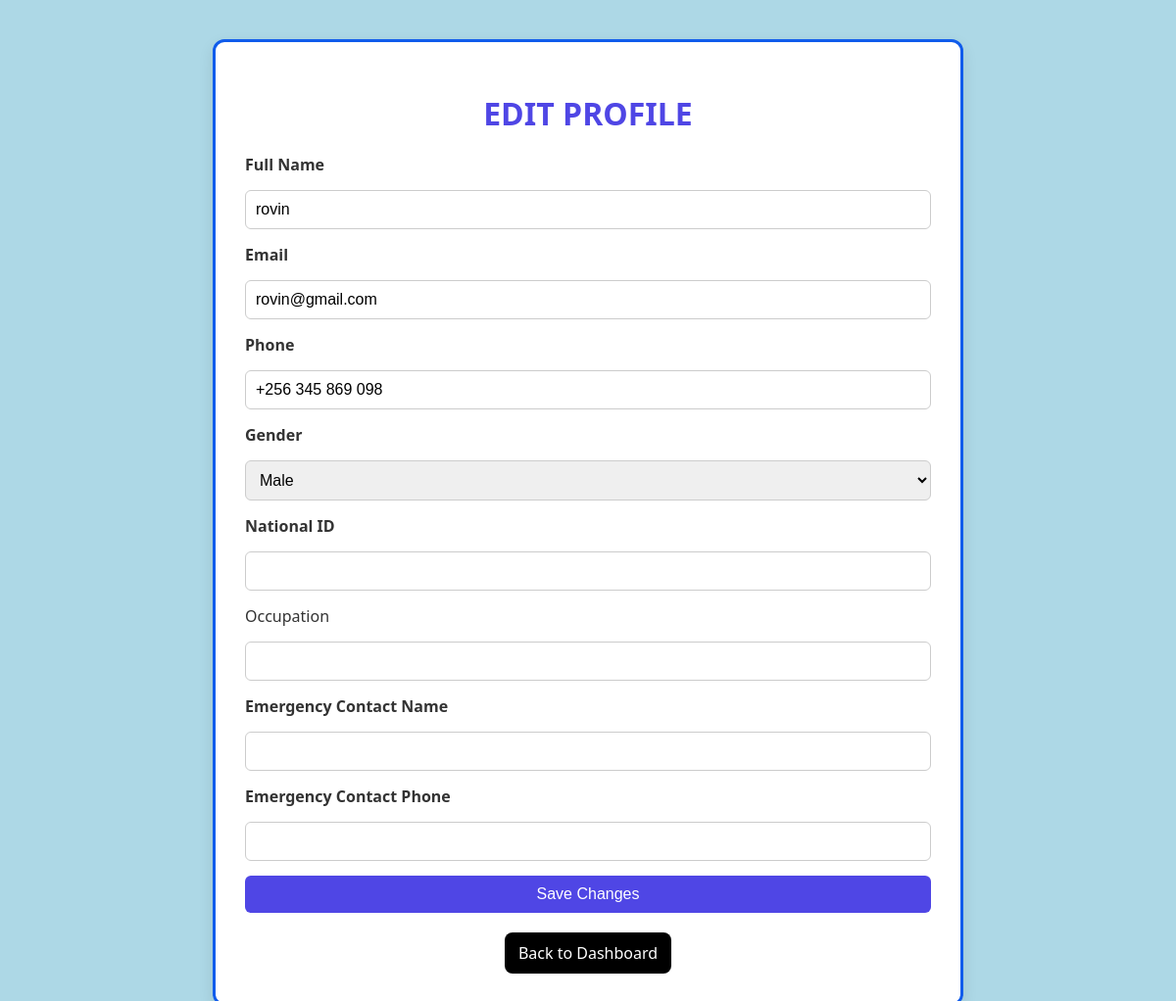
/edit_tenant.php (signed in), run on the app's committed database.
### tables this page shows
CREATE TABLE IF NOT EXISTS `tenants` (
  `id` int NOT NULL AUTO_INCREMENT,
  `fullname` varchar(255) NOT NULL,
  `email` varchar(255) DEFAULT NULL,
  `phone` varchar(50) DEFAULT NULL,
  `property_id` int DEFAULT NULL,
  `lease_start` date DEFAULT NULL,
  `lease_end` date DEFAULT NULL,
  `created_at` timestamp NULL DEFAULT CURRENT_TIMESTAMP,
  `gender` enum('Male','Female','Other') DEFAULT NULL,
  `national_id` varchar(100) DEFAULT NULL,
  `occupation` varchar(100) DEFAULT NULL,
  `emergency_name` varchar(100) DEFAULT NULL,
  `emergency_phone` varchar(50) DEFAULT NULL,
  `user_id` int DEFAULT NULL,
  `status` varchar(50) DEFAULT 'Active',
  PRIMARY KEY (`id`)
);

### edit_tenant.php (the view, shortened to what this page needs)
<?php
include "db_connect.php";
$user_id = $_SESSION['user_id'];
$tenant_result = mysqli_query($conn, "SELECT * FROM tenants WHERE user_id='$user_id'");
$tenant = mysqli_fetch_assoc($tenant_result);
?>
<!DOCTYPE html>
<html lang="en">
<head>
</head>
<body>
<div class="container"style="border:3px solid #105ceb;">
    <h1>EDIT PROFILE</h1>
    <form method="POST">
        <label for="fullname">Full Name</label>
        <input type="text" name="fullname" id="fullname" value="<?php echo htmlspecialchars($tenant['fullname']); ?>" required>
        <label for="email">Email</label>
        <input type="email" name="email" id="email" value="<?php echo htmlspecialchars($tenant['email']); ?>">
        <label for="phone">Phone</label>
        <input type="text" name="phone" id="phone" value="<?php echo htmlspecialchars($tenant['phone']); ?>">
        <label for="gender">Gender</label>
        <select name="gender" id="gender">
            <option value="Male" <?php echo ($tenant['gender']=='Male')?'selected':''; ?>>Male</option>
        </select>
        <label for="national_id">National ID</label>
        <input type="text" name="national_id" id="national_id" value="<?php echo htmlspecialchars($tenant['national_id'] ?? ''); ?>"
        <label for="occupation">Occupation</label>
        <input type="text" name="occupation" id="occupation" value="<?php echo htmlspecialchars($tenant['occupation']); ?>">
        <label for="emergency_name">Emergency Contact Name</label>
        <input type="text" name="emergency_name" id="emergency_name" value="<?php echo htmlspecialchars($tenant['emergency_name']); ?>">
        <label for="emergency_phone">Emergency Contact Phone</label>
        <input type="text" name="emergency_phone" id="emergency_phone" value="<?php echo htmlspecialchars($tenant['emergency_phone']); ?>">
        <input type="submit" value="Save Changes">
    </form>
    <a href="tenants.php" class="logout-btn">Back to Dashboard</a>
</div>
</body>
</html>

### edit_tenant.php (style rules this page uses)
body { font-family:'Segoe UI', Tahoma, Geneva, Verdana, sans-serif; background:lightblue; margin:0; color:#333; }
.container { max-width:700px; margin:40px auto; background:#fff; padding:30px; border-radius:12px; box-shadow:0 6px 15px rgba(0,0,0,0.1); }
h1 { text-align:center; color:#4f46e5; margin-bottom:20px; }
form { display:flex; flex-direction:column; gap:15px; }
label { font-weight:600; }
input, select { padding:10px; border-radius:6px; border:1px solid #ccc; font-size:16px; }
input[type="submit"] { background:#4f46e5; color:#fff; border:none; cursor:pointer; transition:0.3s; }
.logout-btn { display:block; width:150px; margin:20px auto 0; padding:10px; background:BLACK; color:#fff; text-align:center; border:none; border-radius:8px; text-decoration:none; }

### data on the page
tenants: fullname "rovin", email "rovin@gmail.com", phone "+256 345 869 098"
